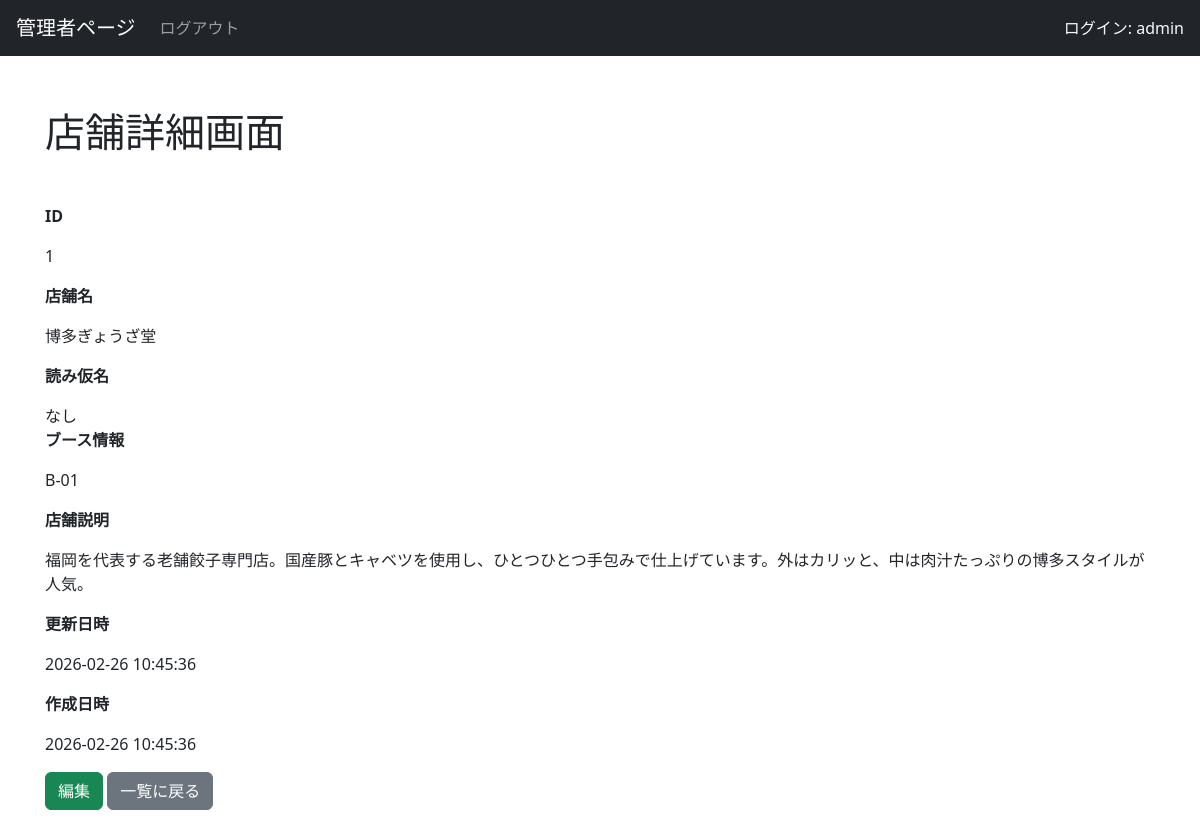
Page /admin/shop_detail.php?id=1 (signed in) on the committed database.
### tables this page shows
CREATE TABLE `shops` (
  `id` int(11) NOT NULL,
  `name` varchar(255) NOT NULL,
  `kana` varchar(255) DEFAULT NULL,
  `booth` varchar(6) NOT NULL,
  `description` text NOT NULL,
  `update_date` datetime NOT NULL,
  `created_date` datetime NOT NULL
);

### admin/shop_detail.php (the view, shortened to what this page needs)
<?php
$id = (int)$_GET["id"];
try {
    $db = db_connect();
    $sql = "SELECT * FROM shops WHERE id=:id";
    $stmt = $db->prepare($sql);
    $stmt->bindParam(":id", $id, PDO::PARAM_INT);
    $stmt->execute();
    $data = $stmt->fetch(PDO::FETCH_ASSOC);
} catch (PDOException $e) {
    exit('エラー: ' . $e->getMessage());
}
?>
<!DOCTYPE html>
<html lang="ja">
<head>
    <link rel="stylesheet" href="https://cdn.jsdelivr.net/npm/bootstrap@5.3.8/dist/css/bootstrap.min.css">
</head>
<body>
    <?php include('admin-header.php');  ?>
    <main role="main" class="container" style="padding:60px 15px 0">
        <h1 class="my-5">店舗詳細画面</h1>
        <div class="mb-3">
            <p><b>ID</b></p>
            <p><?php echo $data["id"]; ?></p>
            <p><b>店舗名</b></p>
            <p><?php echo $data["name"]; ?></p>
            <p><b>読み仮名</b></p>
            <?php echo (!empty($data["kana"])) ?  $data["kana"]  : "なし"; ?>
            <p><b>ブース情報</b></p>
            <p><?php echo $data["booth"]; ?></p>
            <p><b>店舗説明</b></p>
            <p><?php echo $data["description"]; ?></p>
            <p><b>更新日時</b></p>
            <p><?php echo $data["update_date"]; ?></p>
            <p><b>作成日時</b></p>
            <p><?php echo $data["created_date"]; ?></p>
        </div>
        <div class="mb-3">
            <a href="shop_edit.php?id=<?php echo $data["id"] ?>" class="btn btn-success">編集</a>
            <a href="admin_shop.php" class="btn btn-secondary">一覧に戻る</a>
        </div>
    </main>
</body>
</html>

### rows in the picture
shops: id "1", name "博多ぎょうざ堂", booth "B-01", description "福岡を代表する老舗餃子専門店。国産豚とキャベツを使用し、ひとつひとつ手包みで仕上げています。外はカリッと、中は肉汁たっぷりの博多スタイルが人気。", update_date "2026-02-26 10:45:36", created_date "2026-02-26 10:45:36"

### other values in the picture
$_SESSION["admin_user_name"] "admin"
